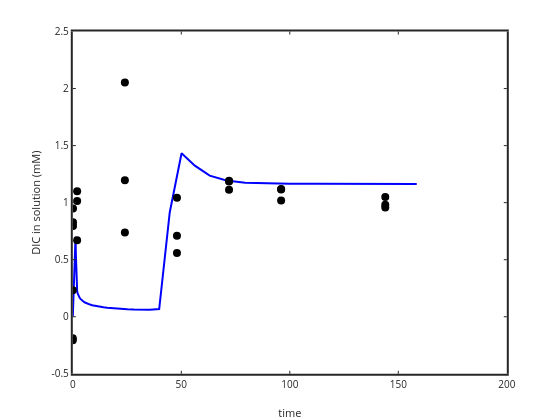

Notebook cell for this chart:
### Code cell
plot(time,1e3*DIC,'b-','linewidth',2); ylabel('DIC in solution (mM)'); xlabel('time')
hold on
plot(sampletime,sampleDIC*1e3,'ko','markersize',8,'markerfacecolor','k')
set(gca,'linewidth',2)

### Figure 1 — Plotly figure (JSON) as saved in the notebook; plotly's stock layout.template omitted (floating-point values rounded to 4 significant figures)
{"data": [{"line": {"color": "rgb(0,0,255)", "dash": "solid", "width": 2}, "marker": {"color": "rgb(0,0,255)", "line": {"color": "rgb(0,0,255)"}, "size": 6, "symbol": "none"}, "mode": "lines", "name": "", "showlegend": false, "type": "scatter", "visibility": true, "x": [0, 1.122, 1.259, 1.413, 1.585, 1.778, 1.995, 2.239, 2.512, 2.818, 3.162, 3.548, 3.981, 4.467, 5.012, 5.623, 6.31, 7.079, 7.943, 8.913, 10, 11.22, 12.59, 14.13, 15.85, 17.78, 19.95, 22.39, 25.12, 28.18, 31.62, 35.48, 39.81, 44.67, 50.12, 56.23, 63.1, 70.79, 79.43, 89.13, 100, 112.2, 125.9, 141.3, 158.5], "xaxis": "x", "y": [0, 0.6837, 0.7001, 0.5528, 0.3701, 0.2696, 0.2269, 0.204, 0.1888, 0.1768, 0.1659, 0.1564, 0.1476, 0.1394, 0.1319, 0.125, 0.1185, 0.1125, 0.1067, 0.1014, 0.09632, 0.09154, 0.08709, 0.08289, 0.07898, 0.07533, 0.07196, 0.06885, 0.06605, 0.06364, 0.06185, 0.06145, 0.06774, 0.9142, 1.432, 1.325, 1.237, 1.194, 1.175, 1.168, 1.165, 1.165, 1.164, 1.164, 1.164], "yaxis": "y"}, {"line": {"color": "rgb(0,0,0)", "width": 0.5}, "marker": {"color": "rgb(0,0,0)", "line": {"color": "rgb(0,0,0)"}, "size": 8, "symbol": "circle"}, "mode": "markers", "name": "", "showlegend": false, "type": "scatter", "visibility": true, "x": [0, 0.1, 2, 24, 48, 72, 96, 144, 0, 0.1, 2, 24, 48, 72, 96, 144, 0, 0.1, 2, 24, 48, 72, 96, 144], "xaxis": "x", "y": [-0.1881, 0.7954, 1.014, 0.7376, 0.5577, 1.186, 1.115, 1.049, -0.2068, 0.8275, 0.6705, 2.053, 0.709, 1.114, 1.121, 0.9826, 0.2322, 0.9485, 1.099, 1.195, 1.043, 1.191, 1.02, 0.9578], "yaxis": "y"}], "layout": {"height": 420, "hovermode": "closest", "margin": {"b": 0, "l": 0, "r": 0, "t": 0}, "plot_bgcolor": "rgba(0,0,0,0)", "showlegend": false, "width": 560, "xaxis": {"anchor": "y", "autorange": false, "domain": [0.13, 0.905], "exponentformat": "none", "gridcolor": "rgba(38,38,38,0.15)", "gridwidth": 2, "linecolor": "rgb(38,38,38)", "linewidth": 2, "mirror": "ticks", "range": [0, 200], "showgrid": false, "showline": true, "side": "bottom", "spikedash": "solid", "spikemode": "across", "spikesides": false, "spikethickness": 1, "tickangle": 0, "tickcolor": "rgb(38,38,38)", "tickfont": {"color": "rgb(38,38,38)", "size": 10}, "ticklen": 3, "ticks": "inside", "ticktext": ["0", "50", "100", "150", "200"], "tickvals": [0, 50, 100, 150, 200], "title": {"font": {"color": "rgb(38,38,38)", "size": 11}, "text": "time"}, "type": "linear", "visible": true, "zeroline": false}, "yaxis": {"anchor": "x", "autorange": false, "domain": [0.11, 0.925], "exponentformat": "none", "gridcolor": "rgba(38,38,38,0.15)", "gridwidth": 2, "linecolor": "rgb(38,38,38)", "linewidth": 2, "mirror": "ticks", "range": [-0.5, 2.5], "showgrid": false, "showline": true, "side": "left", "spikedash": "solid", "spikemode": "across", "spikesides": false, "spikethickness": 1, "tickangle": 0, "tickcolor": "rgb(38,38,38)", "tickfont": {"color": "rgb(38,38,38)", "size": 10}, "ticklen": 3, "ticks": "inside", "ticktext": ["-0.5", "0", "0.5", "1", "1.5", "2", "2.5"], "tickvals": [-0.5, 0, 0.5, 1, 1.5, 2, 2.5], "title": {"font": {"color": "rgb(38,38,38)", "size": 11}, "text": "DIC in solution (mM)"}, "type": "linear", "visible": true, "zeroline": false}}}
